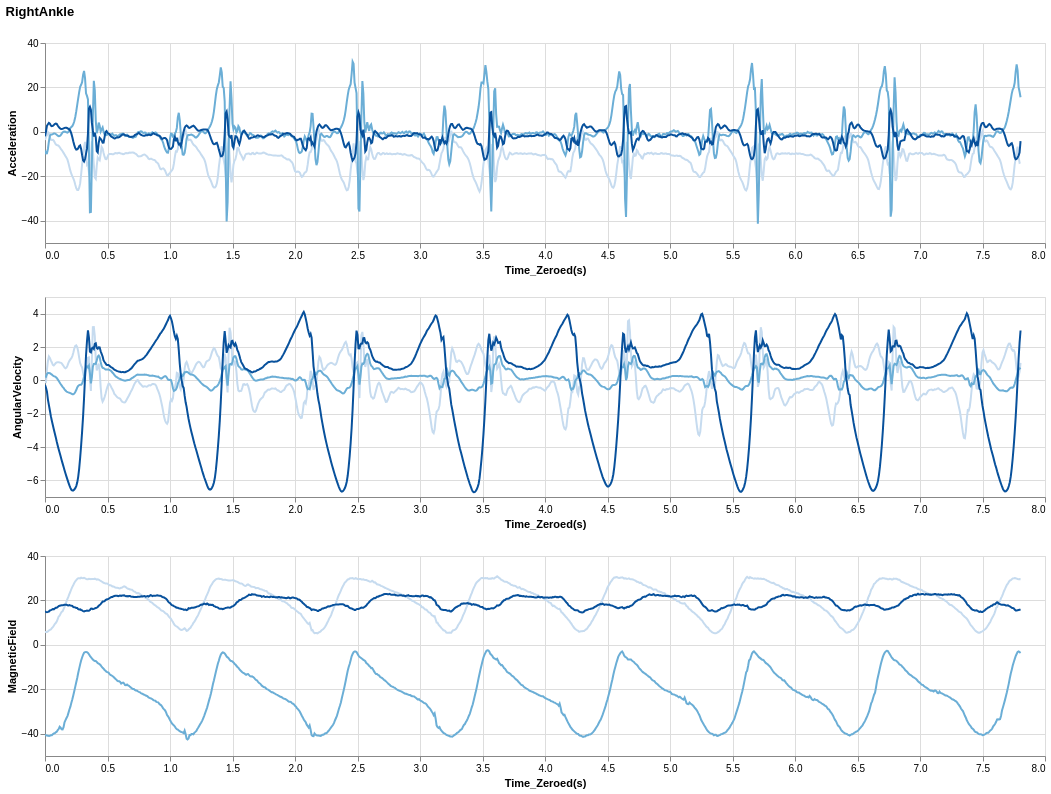

Write notebook code for a chart like this one.
### Code cell
# Define signal types and axes.
sensor = ['Acceleration', 'AngularVelocity', 'MagneticField']
dir = ['x','y','z']
plotStack = [0,0,0] # Preallocate plot for each signal

# Generate plots for each sensor type
for iSensor in range(len(sensor)): # loop through the signal types
    # create plots for x,y,z directions
    x_signal = alt.Chart(df_2_data_reduced).mark_line().encode(
        x = 'Time_Zeroed(s)',
        y = alt.Y(location + '_' + sensor[iSensor] + '_x', title = sensor[iSensor]),
        color = alt.value('#c6dbef')
    ).properties(
        width = 1000,
        height = 200
    )
    y_signal = alt.Chart(df_2_data_reduced).mark_line().encode(
        x = 'Time_Zeroed(s)',
        y = alt.Y(location + '_' + sensor[iSensor] + '_y', title = sensor[iSensor]),
        color = alt.value("#6baed6")
    )
    z_signal = alt.Chart(df_2_data_reduced).mark_line().encode(
        x = 'Time_Zeroed(s)',
        y = alt.Y(location + '_' + sensor[iSensor] + '_z', title = sensor[iSensor]),
        color = alt.value("#08519c")
    ).interactive()
    # Combine x,y,z plots
    plotStack[iSensor] = x_signal + y_signal + z_signal

alt.vconcat(plotStack[0], plotStack[1], plotStack[2]).properties(title = [location,""])

### Figure 1 — Vega-Lite specification as saved in the notebook (floating-point values rounded to 4 significant figures; data arrays with more than 128 entries replaced by an {"elided": "..."} marker saying what was removed)
{"config": {"view": {"continuousWidth": 300, "continuousHeight": 300}}, "vconcat": [{"layer": [{"mark": {"type": "line"}, "encoding": {"color": {"value": "#c6dbef"}, "x": {"field": "Time_Zeroed(s)", "type": "quantitative"}, "y": {"field": "RightAnkle_Acceleration_x", "title": "Acceleration", "type": "quantitative"}}}, {"mark": {"type": "line"}, "encoding": {"color": {"value": "#6baed6"}, "x": {"field": "Time_Zeroed(s)", "type": "quantitative"}, "y": {"field": "RightAnkle_Acceleration_y", "title": "Acceleration", "type": "quantitative"}}}, {"mark": {"type": "line"}, "encoding": {"color": {"value": "#08519c"}, "x": {"field": "Time_Zeroed(s)", "type": "quantitative"}, "y": {"field": "RightAnkle_Acceleration_z", "title": "Acceleration", "type": "quantitative"}}, "name": "view_1"}], "height": 200, "width": 1000}, {"layer": [{"mark": {"type": "line"}, "encoding": {"color": {"value": "#c6dbef"}, "x": {"field": "Time_Zeroed(s)", "type": "quantitative"}, "y": {"field": "RightAnkle_AngularVelocity_x", "title": "AngularVelocity", "type": "quantitative"}}}, {"mark": {"type": "line"}, "encoding": {"color": {"value": "#6baed6"}, "x": {"field": "Time_Zeroed(s)", "type": "quantitative"}, "y": {"field": "RightAnkle_AngularVelocity_y", "title": "AngularVelocity", "type": "quantitative"}}}, {"mark": {"type": "line"}, "encoding": {"color": {"value": "#08519c"}, "x": {"field": "Time_Zeroed(s)", "type": "quantitative"}, "y": {"field": "RightAnkle_AngularVelocity_z", "title": "AngularVelocity", "type": "quantitative"}}, "name": "view_2"}], "height": 200, "width": 1000}, {"layer": [{"mark": {"type": "line"}, "encoding": {"color": {"value": "#c6dbef"}, "x": {"field": "Time_Zeroed(s)", "type": "quantitative"}, "y": {"field": "RightAnkle_MagneticField_x", "title": "MagneticField", "type": "quantitative"}}}, {"mark": {"type": "line"}, "encoding": {"color": {"value": "#6baed6"}, "x": {"field": "Time_Zeroed(s)", "type": "quantitative"}, "y": {"field": "RightAnkle_MagneticField_y", "title": "MagneticField", "type": "quantitative"}}}, {"mark": {"type": "line"}, "encoding": {"color": {"value": "#08519c"}, "x": {"field": "Time_Zeroed(s)", "type": "quantitative"}, "y": {"field": "RightAnkle_MagneticField_z", "title": "MagneticField", "type": "quantitative"}}, "name": "view_3"}], "height": 200, "width": 1000}], "data": {"name": "data-903e56d19e92508025704c79a0ea2a12"}, "params": [{"name": "param_1", "select": {"type": "interval", "encodings": ["x", "y"]}, "bind": "scales", "views": ["view_1"]}, {"name": "param_2", "select": {"type": "interval", "encodings": ["x", "y"]}, "bind": "scales", "views": ["view_2"]}, {"name": "param_3", "select": {"type": "interval", "encodings": ["x", "y"]}, "bind": "scales", "views": ["view_3"]}], "title": ["RightAnkle", ""], "$schema": "https://vega.github.io/schema/vega-lite/v5.20.1.json", "datasets": {"data-903e56d19e92508025704c79a0ea2a12": {"elided": "1000 records"}}}
